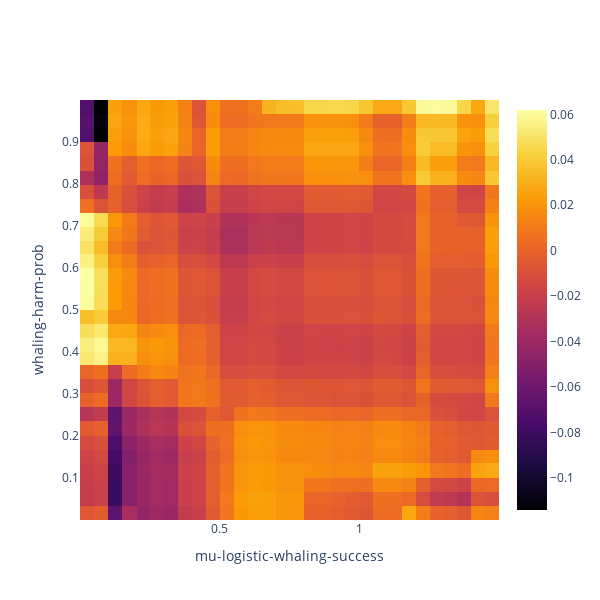
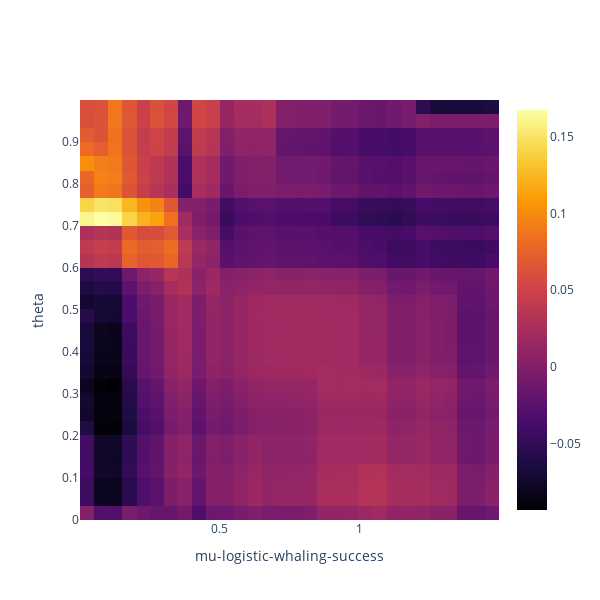
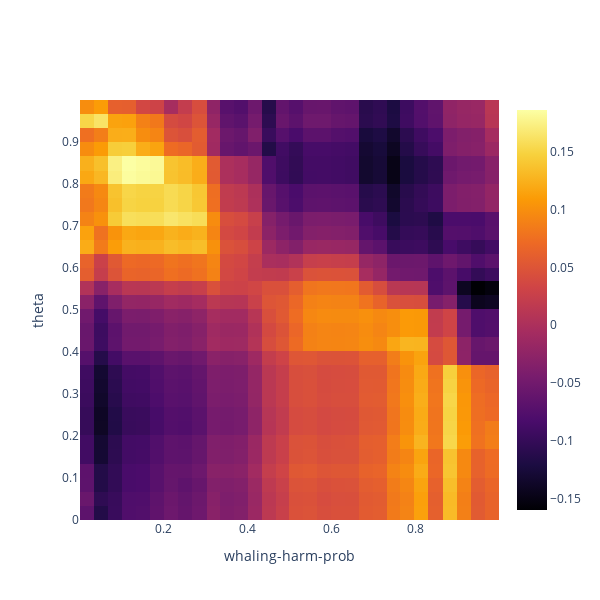
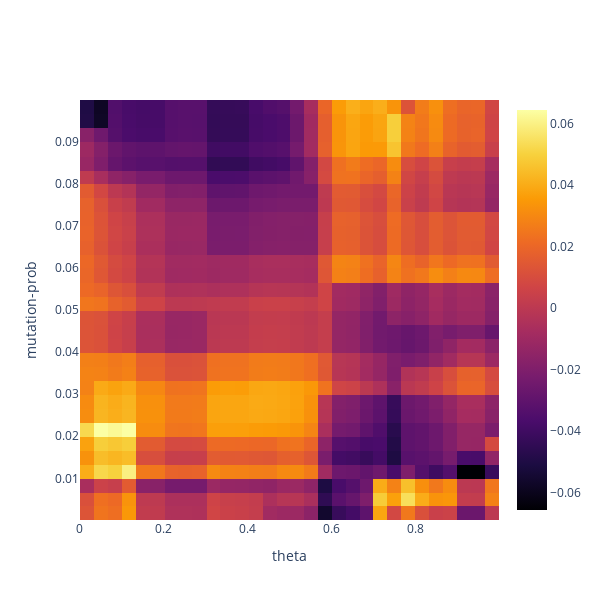

The notebook cell these images were saved under, in order:
### Code cell
for i,v in enumerate(names[4:]):
    plot_interaction(v.split(' & ')[0],v.split(' & ')[1],ebm_global.data(i+4))

### Figure 1 — Plotly figure (JSON) as saved in the notebook; plotly's stock layout.template omitted (floating-point values rounded to 4 significant figures; data arrays with more than 128 entries replaced by an {"elided": "..."} marker saying what was removed)
{"data": [{"colorscale": [[0, "#000004"], [0.1111, "#1b0c41"], [0.2222, "#4a0c6b"], [0.3333, "#781c6d"], [0.4444, "#a52c60"], [0.5556, "#cf4446"], [0.6667, "#ed6925"], [0.7778, "#fb9b06"], [0.8889, "#f7d13d"], [1, "#fcffa4"]], "textfont": {"size": 12}, "type": "heatmap", "x": [0.0003357, 0.0509, 0.1018, 0.1514, 0.2026, 0.2519, 0.3026, 0.3525, 0.4019, 0.4516, 0.5023, 0.5518, 0.6018, 0.6512, 0.7005, 0.752, 0.8008, 0.85, 0.8997, 0.9495, 1.0, 1.05, 1.1, 1.152, 1.202, 1.251, 1.3, 1.35, 1.399, 1.451, 1.5], "y": [0.0003267, 0.03415, 0.06785, 0.101, 0.1349, 0.1675, 0.2012, 0.235, 0.268, 0.3021, 0.3348, 0.368, 0.4007, 0.4338, 0.4668, 0.4997, 0.5331, 0.5661, 0.5988, 0.6323, 0.665, 0.6983, 0.7313, 0.7642, 0.7973, 0.8299, 0.8658, 0.8991, 0.933, 0.967, 0.9995], "z": {"elided": "30x30 float values"}}], "layout": {"autosize": false, "height": 600, "width": 600, "xaxis": {"title": {"text": "mu-logistic-whaling-success"}}, "yaxis": {"title": {"text": "whaling-harm-prob"}}}}

### Figure 2 — Plotly figure (JSON) as saved in the notebook; plotly's stock layout.template omitted (floating-point values rounded to 4 significant figures; data arrays with more than 128 entries replaced by an {"elided": "..."} marker saying what was removed)
{"data": [{"colorscale": [[0, "#000004"], [0.1111, "#1b0c41"], [0.2222, "#4a0c6b"], [0.3333, "#781c6d"], [0.4444, "#a52c60"], [0.5556, "#cf4446"], [0.6667, "#ed6925"], [0.7778, "#fb9b06"], [0.8889, "#f7d13d"], [1, "#fcffa4"]], "textfont": {"size": 12}, "type": "heatmap", "x": [0.0003357, 0.0509, 0.1018, 0.1514, 0.2026, 0.2519, 0.3026, 0.3525, 0.4019, 0.4516, 0.5023, 0.5518, 0.6018, 0.6512, 0.7005, 0.752, 0.8008, 0.85, 0.8997, 0.9495, 1.0, 1.05, 1.1, 1.152, 1.202, 1.251, 1.3, 1.35, 1.399, 1.451, 1.5], "y": [3.359e-05, 0.03286, 0.06693, 0.1003, 0.1331, 0.1679, 0.2018, 0.2346, 0.2681, 0.3021, 0.3348, 0.369, 0.403, 0.4361, 0.4692, 0.502, 0.5351, 0.5681, 0.6006, 0.6341, 0.6673, 0.6999, 0.7329, 0.766, 0.7994, 0.8317, 0.8661, 0.8988, 0.9318, 0.9656, 0.9995], "z": {"elided": "30x30 float values"}}], "layout": {"autosize": false, "height": 600, "width": 600, "xaxis": {"title": {"text": "mu-logistic-whaling-success"}}, "yaxis": {"title": {"text": "theta"}}}}

### Figure 3 — Plotly figure (JSON) as saved in the notebook; plotly's stock layout.template omitted (floating-point values rounded to 4 significant figures; data arrays with more than 128 entries replaced by an {"elided": "..."} marker saying what was removed)
{"data": [{"colorscale": [[0, "#000004"], [0.1111, "#1b0c41"], [0.2222, "#4a0c6b"], [0.3333, "#781c6d"], [0.4444, "#a52c60"], [0.5556, "#cf4446"], [0.6667, "#ed6925"], [0.7778, "#fb9b06"], [0.8889, "#f7d13d"], [1, "#fcffa4"]], "textfont": {"size": 12}, "type": "heatmap", "x": [0.0003267, 0.03415, 0.06785, 0.101, 0.1349, 0.1675, 0.2012, 0.235, 0.268, 0.3021, 0.3348, 0.368, 0.4007, 0.4338, 0.4668, 0.4997, 0.5331, 0.5661, 0.5988, 0.6323, 0.665, 0.6983, 0.7313, 0.7642, 0.7973, 0.8299, 0.8658, 0.8991, 0.933, 0.967, 0.9995], "y": [3.359e-05, 0.03286, 0.06693, 0.1003, 0.1331, 0.1679, 0.2018, 0.2346, 0.2681, 0.3021, 0.3348, 0.369, 0.403, 0.4361, 0.4692, 0.502, 0.5351, 0.5681, 0.6006, 0.6341, 0.6673, 0.6999, 0.7329, 0.766, 0.7994, 0.8317, 0.8661, 0.8988, 0.9318, 0.9656, 0.9995], "z": {"elided": "30x30 float values"}}], "layout": {"autosize": false, "height": 600, "width": 600, "xaxis": {"title": {"text": "whaling-harm-prob"}}, "yaxis": {"title": {"text": "theta"}}}}

### Figure 4 — Plotly figure (JSON) as saved in the notebook; plotly's stock layout.template omitted (floating-point values rounded to 4 significant figures; data arrays with more than 128 entries replaced by an {"elided": "..."} marker saying what was removed)
{"data": [{"colorscale": [[0, "#000004"], [0.1111, "#1b0c41"], [0.2222, "#4a0c6b"], [0.3333, "#781c6d"], [0.4444, "#a52c60"], [0.5556, "#cf4446"], [0.6667, "#ed6925"], [0.7778, "#fb9b06"], [0.8889, "#f7d13d"], [1, "#fcffa4"]], "textfont": {"size": 12}, "type": "heatmap", "x": [3.359e-05, 0.03286, 0.06693, 0.1003, 0.1331, 0.1679, 0.2018, 0.2346, 0.2681, 0.3021, 0.3348, 0.369, 0.403, 0.4361, 0.4692, 0.502, 0.5351, 0.5681, 0.6006, 0.6341, 0.6673, 0.6999, 0.7329, 0.766, 0.7994, 0.8317, 0.8661, 0.8988, 0.9318, 0.9656, 0.9995], "y": [8.78e-05, 0.003314, 0.006573, 0.009935, 0.01318, 0.0165, 0.01988, 0.02324, 0.02658, 0.02989, 0.03319, 0.03649, 0.0398, 0.04317, 0.04647, 0.04979, 0.05311, 0.05637, 0.05991, 0.06322, 0.06654, 0.06992, 0.07331, 0.07659, 0.0799, 0.0832, 0.08652, 0.08994, 0.09322, 0.0966, 0.09997], "z": {"elided": "30x30 float values"}}], "layout": {"autosize": false, "height": 600, "width": 600, "xaxis": {"title": {"text": "theta"}}, "yaxis": {"title": {"text": "mutation-prob"}}}}
